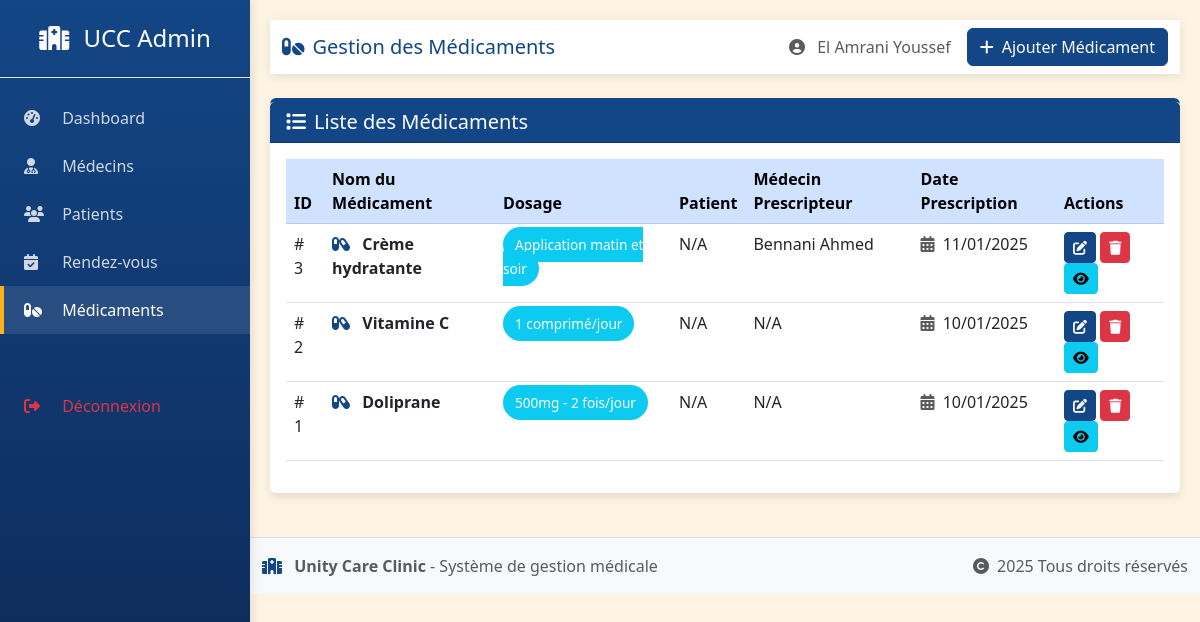
Screenshot of /routes/router.php?route=admin&medications (signed in) with the database file from the repository.
### tables this page shows
CREATE TABLE `medications` (
  `id` int(11) NOT NULL,
  `prescription_id` int(11) NOT NULL,
  `nom` varchar(100) DEFAULT NULL,
  `dosage` varchar(50) DEFAULT NULL
);

CREATE TABLE `prescriptions` (
  `id` int(11) NOT NULL,
  `appointment_id` int(11) NOT NULL,
  `date_prescription` date NOT NULL,
  `notes` text DEFAULT NULL
);

### services/AdminService.php (called while the page is built, shortened)
<?php
class AdminService
{
    public function getAllMedications(): array
    {
        $sql = "
            SELECT
                m.id,
                m.nom,
                m.dosage,
                m.prescription_id,
                CONCAT(pd.nom, ' ', pd.prenom) as patient_name,
                CONCAT(dd.nom, ' ', dd.prenom) as doctor_name,
                p.date_prescription
            FROM medications m
            LEFT JOIN prescriptions p ON m.prescription_id = p.id
            LEFT JOIN patients pat ON p.id = pat.id
            LEFT JOIN users pd ON pat.id = pd.id
            LEFT JOIN doctors doc ON p.id = doc.id
            LEFT JOIN users dd ON doc.id = dd.id
            ORDER BY m.id DESC
        ";
        $database = new Database();
        $conn = $database->dbConnection();
        $stmt = $conn->prepare($sql);
        $stmt->execute();
        return $stmt->fetchAll(PDO::FETCH_ASSOC);
    }
}

### view/admin/medication/index.php (the view, shortened to what this page needs)
<?php
$adminService = new AdminService();
$medications = $adminService->getAllMedications();
?>
<!DOCTYPE html>
<html lang="fr">
<head>
    <link href="https://cdn.jsdelivr.net/npm/bootstrap@5.3.0/dist/css/bootstrap.min.css" rel="stylesheet">
    <link rel="stylesheet" href="https://cdnjs.cloudflare.com/ajax/libs/font-awesome/6.4.0/css/all.min.css">
    <link rel="stylesheet" href="../../../public/style.css">
</head>
<body>
    <div class="sidebar d-flex flex-column">
        <div class="p-4 text-center border-bottom">
            <h4 class="mb-0">
                <i class="fas fa-hospital me-2"></i>
                <span class="d-none d-md-inline">UCC Admin</span>
            </h4>
        </div>
        <nav class="nav flex-column mt-3">
            <a href="../../routes/router.php?route=admin" class="nav-link">
                <i class="fas fa-tachometer-alt"></i>
                <span>Dashboard</span>
            </a>
            <a href="../../routes/router.php?route=admin&doctors" class="nav-link">
                <i class="fas fa-user-md"></i>
                <span>Médecins</span>
            </a>
            <a href="../../routes/router.php?route=admin&patients" class="nav-link">
                <i class="fas fa-users"></i>
                <span>Patients</span>
            </a>
            <a href="../../routes/router.php?route=admin&appointments" class="nav-link">
                <i class="fas fa-calendar-check"></i>
                <span>Rendez-vous</span>
            </a>
            <a href="../../routes/router.php?route=admin&medications" class="nav-link active">
                <i class="fas fa-pills"></i>
                <span>Médicaments</span>
            </a>
            <a href="../../auth/logout.php" class="nav-link text-danger mt-5">
                <i class="fas fa-sign-out-alt"></i>
                <span>Déconnexion</span>
            </a>
        </nav>
    </div>
    <div class="main-content">
        <nav class="navbar navbar-expand-lg navbar-light mb-4">
            <div class="container-fluid">
                <div class="navbar-brand">
                    <h5 class="mb-0 text-primary">
                        <i class="fas fa-pills me-2"></i>Gestion des Médicaments
                    </h5>
                </div>
                <div class="d-flex align-items-center">
                    <span class="me-3 text-muted">
                        <i class="fas fa-user-circle me-2"></i>
                        <?= htmlspecialchars($_SESSION['user']['nom'] . " " . $_SESSION['user']['prenom']) ?>
                    </span>
                    <button class="btn btn-primary" data-bs-toggle="modal" data-bs-target="#addMedicationModal">
                        <i class="fas fa-plus me-2"></i>Ajouter Médicament
                    </button>
                </div>
            </div>
        </nav>
        <div class="card">
            <div class="card-header bg-primary text-white">
                <h5 class="mb-0"><i class="fas fa-list me-2"></i>Liste des Médicaments</h5>
            </div>
            <div class="card-body">
                <div class="table-responsive">
                    <table class="table table-hover">
                        <thead class="table-primary">
                            <tr>
                                <th>ID</th>
                                <th>Nom du Médicament</th>
                                <th>Dosage</th>
                                <th>Patient</th>
                                <th>Médecin Prescripteur</th>
                                <th>Date Prescription</th>
                                <th>Actions</th>
                            </tr>
                        </thead>
                        <tbody>
                            <?php if (!empty($medications)): ?>
                                <?php foreach ($medications as $medication): ?>
                                    <tr>
                                        <td>#
                                            <?= $medication['id'] ?>
                                        </td>
                                        <td>
                                            <strong><i class="fas fa-capsules text-primary me-2"></i>
                                                <?= htmlspecialchars($medication['nom']) ?>
                                            </strong>
                                        </td>
                                        <td>
                                            <span class="medication-badge bg-info text-white">
                                                <?= htmlspecialchars($medication['dosage']) ?>
                                            </span>
                                        </td>
                                        <td>
                                            <?= htmlspecialchars($medication['patient_name'] ?? 'N/A') ?>
                                        </td>
                                        <td>
                                            <?= htmlspecialchars($medication['doctor_name'] ?? 'N/A') ?>
                                        </td>
                                        <td>
                                            <?php if ($medication['date_prescription']): ?>
                                                <i class="fas fa-calendar-alt text-muted me-1"></i>
                                                <?= date('d/m/Y', strtotime($medication['date_prescription'])) ?>
                                            <?php else: ?>
                                                <span class="text-muted">N/A</span>
                                            <?php endif; ?>
                                        </td>
                                        <td>
                                            <button class="btn btn-sm btn-primary"
                                                onclick="editMedication(<?= $medication['id'] ?>)">
                                                <i class="fas fa-edit"></i>
                                            </button>
                                            <button class="btn btn-sm btn-danger"
                                                onclick="deleteMedication(<?= $medication['id'] ?>)">
                                                <i class="fas fa-trash"></i>
                                            </button>
                                            <button class="btn btn-sm btn-info"
                                                onclick="viewMedication(<?= $medication['id'] ?>)">
                                                <i class="fas fa-eye"></i>
                                            </button>
                                        </td>
                                    </tr>
                                <?php endforeach; ?>
                            <?php endif; ?>
                        </tbody>
                    </table>
                </div>
            </div>
        </div>
    </div>
    <footer class="bg-light border-top py-3 mt-4" style="margin-left: 250px;">
        <div class="container">
            <div class="row">
                <div class="col-md-6">
                    <p class="mb-0 text-muted">
                        <i class="fas fa-hospital text-primary me-2"></i>
                        <strong>Unity Care Clinic</strong> - Système de gestion médicale
                    </p>
                </div>
                <div class="col-md-6 text-md-end">
                    <p class="mb-0 text-muted">
                        <i class="fas fa-copyright me-1"></i>
                        <?= date('Y') ?> Tous droits réservés
                    </p>
                </div>
            </div>
        </div>
    </footer>
</body>
</html>

### public/style.css (style rules this page uses)
:root { --primary: #134686; --secondary: #ED3F27; --accent: #FEB21A; --light: #FDF4E3; }
body { background-color: var(--light); color: var(--primary); }
.navbar, .navbar-dark { background-color: var(--primary) !important; box-shadow: 0 2px 8px rgba(0, 0, 0, 0.1); }
.card { border: none; box-shadow: 0 4px 8px rgba(0, 0, 0, 0.1); border-top: 4px solid var(--primary); }
.card-header { background-color: var(--primary) !important; color: white !important; }
.btn-primary { background-color: var(--primary); border-color: var(--primary); }
.table thead { background-color: var(--primary); color: white; }
.bg-primary { background-color: var(--primary) !important; }
.text-primary { color: var(--primary) !important; }

### view/admin/medication/index.php (style rules this page uses)
.sidebar { min-height: 100vh; background: linear-gradient(180deg, var(--primary) 0%, #0d2652 100%); color: white; width: 250px; position: fixed; left: 0; top: 0; z-index: 1000; box-shadow: 2px 0 10px rgba(0, 0, 0, 0.1); }
.main-content { margin-left: 250px; padding: 20px; }
.navbar { background-color: white !important; box-shadow: 0 2px 10px rgba(0, 0, 0, 0.1); position: sticky; top: 0; z-index: 999; }
.sidebar .nav-link { color: rgba(255, 255, 255, 0.8); padding: 12px 20px; border-left: 4px solid transparent; transition: all 0.3s; }
.sidebar .nav-link:hover, .sidebar .nav-link.active { color: white; background-color: rgba(255, 255, 255, 0.1); border-left-color: var(--accent); }
.sidebar .nav-link i { width: 24px; margin-right: 10px; }
.medication-badge { padding: 8px 12px; border-radius: 20px; font-size: 0.85rem; font-weight: 500; }

### rows the page displays
medications: id "3", nom "Crème hydratante", dosage "Application matin et soir", patient_name "N/A", doctor_name "Bennani Ahmed", prescription.date_prescription "11/01/2025"
medications: id "2", nom "Vitamine C", dosage "1 comprimé/jour", patient_name "N/A", doctor_name "N/A", prescription.date_prescription "10/01/2025"
medications: id "1", nom "Doliprane", dosage "500mg - 2 fois/jour", patient_name "N/A", doctor_name "N/A", prescription.date_prescription "10/01/2025"

### other values shown
$_SESSION['user']['nom'] . " " . $_SESSION['user']['prenom'] "El Amrani Youssef"
